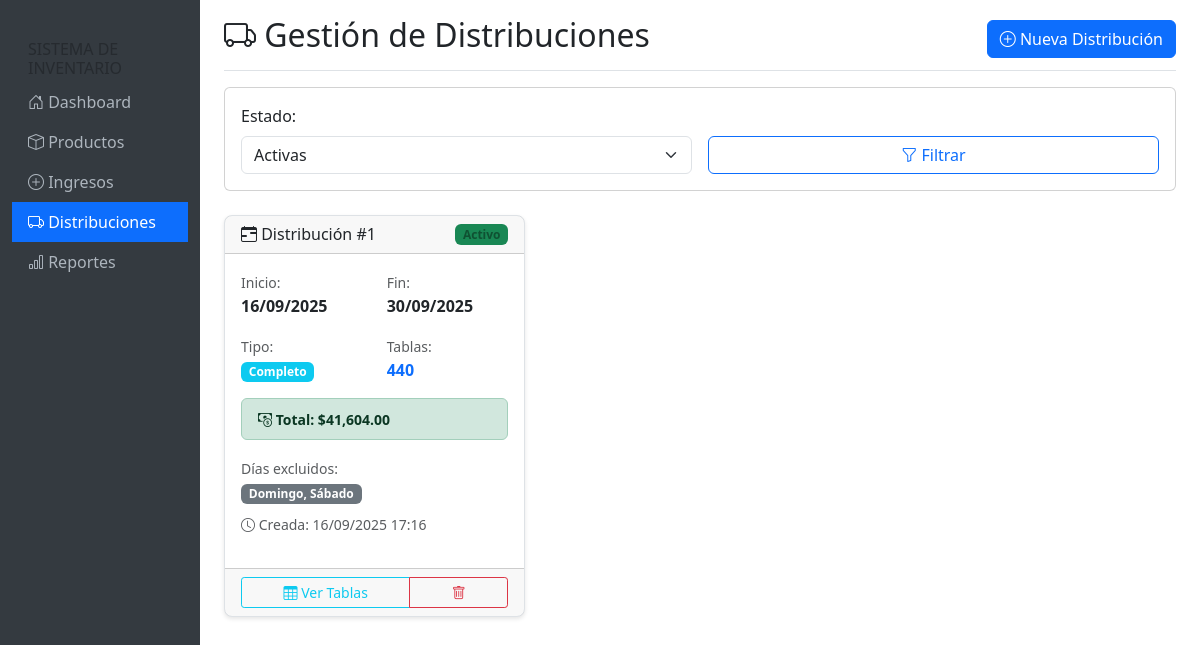
Screenshot of /distribuciones.php with the database file from the repository.
### tables this page shows
CREATE TABLE IF NOT EXISTS `distribuciones` (
  `id` int NOT NULL AUTO_INCREMENT,
  `fecha_inicio` date NOT NULL,
  `fecha_fin` date NOT NULL,
  `dias_exclusion` text,
  `tipo_distribucion` enum('completo','parcial') NOT NULL,
  `productos_seleccionados` text,
  `estado` enum('activo','eliminado') DEFAULT 'activo',
  `fecha_creacion` timestamp NULL DEFAULT CURRENT_TIMESTAMP,
  PRIMARY KEY (`id`)
);

### distribuciones.php (the view, shortened to what this page needs)
<?php
$database = new Database();
$db = $database->getConnection();
$page = isset($_GET['page']) ? (int)$_GET['page'] : 1;
$limit = 10;
$offset = ($page - 1) * $limit;
$estado_filter = isset($_GET['estado']) ? $_GET['estado'] : 'activo';
$where_clause = "WHERE estado = '$estado_filter'";
$query = "SELECT d.*,
          (SELECT COUNT(*) FROM tablas_distribucion td WHERE td.distribucion_id = d.id AND td.estado = 'activo') as total_tablas,
          (SELECT SUM(td.total_tabla) FROM tablas_distribucion td WHERE td.distribucion_id = d.id AND td.estado = 'activo') as total_distribucion
          FROM distribuciones d
          $where_clause
          ORDER BY d.fecha_creacion DESC
          LIMIT $limit OFFSET $offset";
$stmt = $db->prepare($query);
$stmt->execute();
$distribuciones = $stmt->fetchAll();
?>
<!DOCTYPE html>
<html lang="es">
<head>
    <link href="https://cdn.jsdelivr.net/npm/bootstrap@5.3.0/dist/css/bootstrap.min.css" rel="stylesheet">
    <link href="https://cdn.jsdelivr.net/npm/bootstrap-icons@1.10.0/font/bootstrap-icons.css" rel="stylesheet">
</head>
<body>
    <div class="container-fluid">
        <div class="row">
            <nav class="col-md-3 col-lg-2 d-md-block sidebar collapse">
                <div class="position-sticky pt-3">
                    <h6 class="sidebar-heading d-flex justify-content-between align-items-center px-3 mt-4 mb-1 text-muted">
                        <span>SISTEMA DE INVENTARIO</span>
                    </h6>
                    <ul class="nav flex-column">
                        <li class="nav-item">
                            <a class="nav-link" href="dashboard.php">
                                <i class="bi bi-house-door"></i> Dashboard
                            </a>
                        </li>
                        <li class="nav-item">
                            <a class="nav-link" href="productos.php">
                                <i class="bi bi-box"></i> Productos
                            </a>
                        </li>
                        <li class="nav-item">
                            <a class="nav-link" href="ingresos.php">
                                <i class="bi bi-plus-circle"></i> Ingresos
                            </a>
                        </li>
                        <li class="nav-item">
                            <a class="nav-link active" href="distribuciones.php">
                                <i class="bi bi-truck"></i> Distribuciones
                            </a>
                        </li>
                        <li class="nav-item">
                            <a class="nav-link" href="reportes.php">
                                <i class="bi bi-bar-chart"></i> Reportes
                            </a>
                        </li>
                    </ul>
                </div>
            </nav>
            <main class="col-md-9 ms-sm-auto col-lg-10 px-md-4 main-content">
                <div class="d-flex justify-content-between flex-wrap flex-md-nowrap align-items-center pt-3 pb-2 mb-3 border-bottom">
                    <h1 class="h2"><i class="bi bi-truck"></i> Gestión de Distribuciones</h1>
                    <div class="btn-toolbar mb-2 mb-md-0 no-print">
                        <button type="button" class="btn btn-primary" data-bs-toggle="modal" data-bs-target="#modalNuevaDistribucion">
                            <i class="bi bi-plus-circle"></i> Nueva Distribución
                        </button>
                    </div>
                </div>
                <div class="card mb-4 no-print">
                    <div class="card-body">
                        <form method="GET" class="row g-3">
                            <div class="col-md-6">
                                <label for="estado" class="form-label">Estado:</label>
                                <select name="estado" id="estado" class="form-select">
                                    <option value="activo" <?php echo $estado_filter === 'activo' ? 'selected' : ''; ?>>Activas</option>
                                </select>
                            </div>
                            <div class="col-md-6 d-flex align-items-end">
                                <button type="submit" class="btn btn-outline-primary w-100">
                                    <i class="bi bi-funnel"></i> Filtrar
                                </button>
                            </div>
                        </form>
                    </div>
                </div>
                <div class="row">
                    <?php if (count($distribuciones) > 0): ?>
                        <?php foreach ($distribuciones as $distribucion): ?>
                            <div class="col-lg-6 col-xl-4 mb-4">
                                <div class="card distribution-card card-hover h-100">
                                    <div class="card-header d-flex justify-content-between align-items-center">
                                        <h6 class="card-title mb-0">
                                            <i class="bi bi-calendar-range"></i>
                                            Distribución #<?php echo $distribucion['id']; ?>
                                        </h6>
                                        <span class="badge <?php echo $distribucion['estado'] === 'activo' ? 'bg-success estado-activo' : 'bg-danger estado-eliminado'; ?> badge-custom">
                                            <?php echo ucfirst($distribucion['estado']); ?>
                                        </span>
                                    </div>
                                    <div class="card-body">
                                        <div class="row mb-3">
                                            <div class="col-6">
                                                <small class="text-muted">Inicio:</small><br>
                                                <strong><?php echo date('d/m/Y', strtotime($distribucion['fecha_inicio'])); ?></strong>
                                            </div>
                                            <div class="col-6">
                                                <small class="text-muted">Fin:</small><br>
                                                <strong><?php echo date('d/m/Y', strtotime($distribucion['fecha_fin'])); ?></strong>
                                            </div>
                                        </div>
                                        <div class="row mb-3">
                                            <div class="col-6">
                                                <small class="text-muted">Tipo:</small><br>
                                                <span class="badge <?php echo $distribucion['tipo_distribucion'] === 'completo' ? 'bg-info' : 'bg-warning'; ?> badge-custom">
                                                    <?php echo ucfirst($distribucion['tipo_distribucion']); ?>
                                                </span>
                                            </div>
                                            <div class="col-6">
                                                <small class="text-muted">Tablas:</small><br>
                                                <strong class="text-primary"><?php echo $distribucion['total_tablas'] ?: 0; ?></strong>
                                            </div>
                                        </div>
                                        <?php if ($distribucion['total_distribucion']): ?>
                                            <div class="alert alert-success py-2 mb-3">
                                                <small><i class="bi bi-cash-coin"></i> <strong>Total: $<?php echo number_format($distribucion['total_distribucion'], 2); ?></strong></small>
                                            </div>
                                        <?php endif; ?>
                                        <?php if (!empty($distribucion['dias_exclusion']) && $distribucion['dias_exclusion'] !== '[]'): ?>
                                            <div class="mb-2">
                                                <small class="text-muted">Días excluidos:</small><br>
                                                <?php
                                                $dias_nombres = ['Domingo', 'Lunes', 'Martes', 'Miércoles', 'Jueves', 'Viernes', 'Sábado'];
                                                $dias_excluidos = json_decode($distribucion['dias_exclusion'], true) ?: [];
                                                $excluidos = [];
                                                foreach ($dias_excluidos as $dia) {
                                                    $excluidos[] = $dias_nombres[(int)$dia];
                                                }
                                                echo '<span class="badge bg-secondary badge-custom">' . implode(', ', $excluidos) . '</span>';
                                                ?>
                                            </div>
                                        <?php endif; ?>
                                        <small class="text-muted">
                                            <i class="bi bi-clock"></i> Creada: <?php echo date('d/m/Y H:i', strtotime($distribucion['fecha_creacion'])); ?>
                                        </small>
                                    </div>
                                    <div class="card-footer">
                                        <div class="btn-group w-100" role="group">
                                            <?php if ($distribucion['estado'] == 'activo'): ?>
                                                <button type="button" class="btn btn-outline-info btn-sm"
                                                        onclick="verTablas(<?php echo $distribucion['id']; ?>)"
                                                        title="Ver tablas de distribución">
                                                    <i class="bi bi-table"></i> Ver Tablas
                                                </button>
                                                <button type="button" class="btn btn-outline-danger btn-sm"
                                                        onclick="eliminarDistribucion(<?php echo $distribucion['id']; ?>)"
                                                        title="Eliminar distribución">
                                                    <i class="bi bi-trash"></i>
                                                </button>
                                            <?php else: ?>
                                                <button type="button" class="btn btn-outline-secondary btn-sm" disabled>
                                                    <i class="bi bi-archive"></i> Eliminada
                                                </button>
                                            <?php endif; ?>
                                        </div>
                                    </div>
                                </div>
                            </div>
                        <?php endforeach; ?>
                    <?php endif; ?>
                </div>
            </main>
        </div>
    </div>
</body>
</html>

### distribuciones.php (style rules this page uses)
.sidebar { height: 100vh; background-color: #343a40; }
.sidebar .nav-link { color: #adb5bd; }
.sidebar .nav-link.active { color: #fff; background-color: #0d6efd; }
.main-content { margin-left: 0; }
@media (min-width: 768px) { .main-content { margin-left: 250px; } }
.distribution-card { border: 1px solid #dee2e6; border-radius: 8px; margin-bottom: 1rem; box-shadow: 0 2px 4px rgba(0,0,0,0.1); }
.btn-group-sm > .btn, .btn-sm { padding: .25rem .5rem; font-size: .875rem; border-radius: .2rem; }
.estado-activo { background-color: #d1e7dd; color: #0f5132; }
.card-hover { transition: all 0.3s ease; }
.badge-custom { font-size: 0.75rem; padding: 0.35em 0.65em; }

### rows the page displays
distribuciones: id "1", estado "Activo", fecha_inicio "16/09/2025", fecha_fin "30/09/2025", tipo_distribucion "Completo", total_tablas "440", total_distribucion "41,604.00", excluidos "Domingo, Sábado", fecha_creacion "16/09/2025 17:16"
